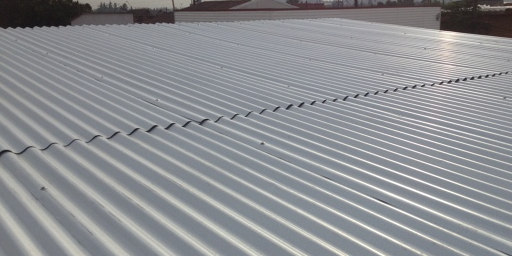
#> input picture Tarea1/techo.png, 512 x 256 px
$ jupyter execute --allow-errors tarea1_alumnos_cython_convolution.ipynb   (shell and % lines are left out)
#> lines starting #> are read from the running program, lines starting #| are printed output that depends on the picture
# Tarea 1: Piramides de gauss y laplace
## Diego Irarrazaval I.

[cell 1]
# El objetivo de esta tarea es:
# 1) Implementar convolucion (usando cython)
# 2) Implementar piramides de Gauss y Laplace
# 3) Implementar reconstruccion de una imagen a partir de las piramides
# 4) Graficar las piramides
#
# Nota: los arreglos (matrices) creados deben ser de tipo np.float32

[cell 2]
# Si se usa colaboratory, esta linea permite subir imagenes a la carpeta del notebook

import os.path
try:
  import google.colab as colab
  IN_COLAB = True
except:
  IN_COLAB = False

# Cargamos los datos solo la primera vez que nos conectamos a la "runtime":
if IN_COLAB:
  if os.path.exists('/content/imagenes_tarea_1_el7008.zip'):
    print("Datos ya descargados")
  else:
    colab.files.upload()
#> the answer given: techo.png
    !unzip /content/imagenes_tarea_1_el7008

[cell 3]
# Mostrar archivos en la carpeta del notebook

[cell 4]
# Para medir tiempo de ejecucion

[cell 5]
# Extensiones

[cell 6]
# Paquetes a ser usados
import numpy as np
import cv2
import cython
import numpy as np
import math
# Este paquete solo se debe usar si se usa colaboratory
from google.colab.patches import cv2_imshow

[cell 7]
# Prueba de la funcion convolution_cython:
originalRGB = cv2.imread('techo.png') #Leer imagen
#> originalRGB is the input picture: shape (256, 512, 3); mean B, G, R 147.1, 143.4, 141.3


if len(originalRGB.shape) == 3:
  original = cv2.cvtColor(originalRGB, cv2.COLOR_BGR2GRAY)
else:
  original = originalRGB

input = np.float32( original )
cv2_imshow(input)
# Convolucion: Prueba con kernel de deteccion de bordes
#kernel = np.float32([[-1, -1, -1],[-1, 8, -1],[-1, -1, -1]])
kernel = np.float32([[-1, 4, 4, -1]])
#> (the rest of this cell did not finish here and is left out)

Comparacion de convolucion 2d de scipy vs la implementada en cython.

[cell 8]
from scipy import signal

[cell 9]
output = signal.convolve2d(input, kernel, mode = 'same', boundary = 'fill', fillvalue = 0)
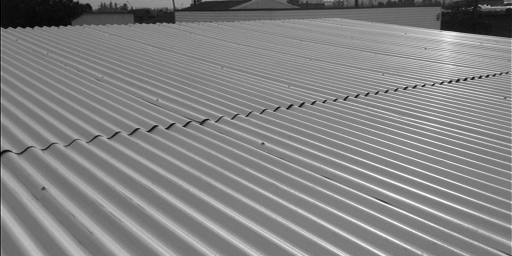
#> output: shape (256, 512) float32; min 79, max 1578, mean 859.1; drawn with min black and max white

#> (a cell that did not finish here is left out)

Formula utilizada para el calculo del Kernel 1D:
\begin{equation}
 G(x,\sigma) \: = \: \frac{1}{\sigma \sqrt{2 \: \pi}} \exp(\tfrac{-x^2}{2 \sigma^2})
\end{equation}

En base a la ecuacion, se calculo el valor para cada pixel del kernel.

Finalmente, segun lo pedido en el enunciado se normaliza el kernel.

[cell 11]
def compute_gauss_horiz(sigma, width):
#> called with sigma = 1, width = 3
	mask = np.zeros([1, width], np.float32)


	coef = 1 / (sigma * np.sqrt(2 * np.pi))

	for i in range(width):
		mask[0][i] = coef * np.exp(- np.square(i - width//2) / (2 * sigma*sigma) )
		# Para debuggear
		#print((i - width//2))

	# normalizamos
	return mask / mask.sum()

[cell 12]
# Compobemos funcionamiento y que efectivamente suma 1 el kernel:
mask = compute_gauss_horiz(sigma = 1, width = 3)
print("mask = ", mask)
print("mask.sum() = ", mask.sum())

[cell 13]
def compute_gauss_vert(sigma, height):
#> called with sigma = 1, height = 3
	mask = np.zeros((height, 1), np.float32)
	# no es necesario implementar nuevamente la exponencial, solo trasponer el resultado
	# de la funcion comute_gauss_horiz
	hor_mask = compute_gauss_horiz(sigma = sigma, width = height)
	for i in range(height):
		mask[i][0] = hor_mask[0][i]
	return mask

[cell 14]
# Comprobemos que funciona bien la funcion:
mask_vert = compute_gauss_vert(1,3)
print("mask = \n", mask_vert)
print("mask.sum() = ", mask_vert.sum())

[cell 15]
def do_blur(input, sigma, height):
	# Obtenemos las mascaras:
	hor_mask = compute_gauss_horiz(sigma, height)
	vert_mask = compute_gauss_vert(sigma, height)
	# Convolucion entre la imagen de entrada "input" y la mascara horizontal
	output = np.float32(convolution_cython(input, hor_mask))

	# Calcular convolucion entre la imagen resultante y la mascara vertical
	result = np.float32(convolution_cython(output, vert_mask) )

	return result

#> (a cell that did not finish here is left out)

[cell 17]
def subsample(input):
	result = np.zeros(shape = [input.shape[0] // 2, input.shape[1] // 2], dtype = np.float32)

	for i in range(result.shape[0]):
		for j in range(result.shape[1]):
			result[i][j] = input[i*2][j*2]
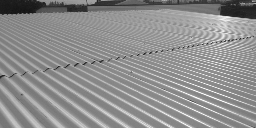
#> result: shape (128, 256) float32; min 19, max 255, mean 143.1

	return result

[cell 18]
# Prueba de la funcion subsample
im_reduced = subsample(input)
print("entrada.shape = ", input.shape)
#| entrada.shape =  (256, 512)
print("Salida.shape = ", im_reduced.shape)
#| Salida.shape =  (128, 256)
cv2_imshow(im_reduced)

[cell 19]
def compute_gauss_pyramid(input, nlevels):
#> called with nlevels = 3
  gausspyramid = []
  current = np.copy(input)
  gausspyramid.append(current)
  for i in range(1,nlevels):
    current = subsample(do_blur(input = gausspyramid[i-1], sigma = 2, height = 7))
    gausspyramid.append(current)
#> after the loop, gausspyramid = 1 item
  return gausspyramid

#> (a cell that did not finish here is left out)

[cell 21]
# [5 lines left out: function show_gauss_pyramid, not called in this run]

#> (a cell that did not finish here is left out)

[cell 23]
# [5 lines left out: function subtract, not called in this run]

[cell 24]
# Probemos la funcion subtract:
input1 = np.copy(input)
#> (the rest of this cell did not finish here and is left out)

sub_result = subtract(input1=input1, input2 = input2)
cv2_imshow(sub_result)

[cell 25]
# [4 lines left out: function add, not called in this run]

#> (a cell that did not finish here is left out)

[cell 27]
# [8 lines left out: function scale_abs, not called in this run]

#> (a cell that did not finish here is left out)

[cell 29]
def compute_laplace_pyramid(input, nlevels):
#> called with nlevels = 3
  gausspyramid = []
  laplacepyramid = []
  current = np.copy(input)
  gausspyramid.append(current)
  for i in range(1, nlevels):
    # Por hacer:
    # 1) Aplicar do_blur( ) a la imagen gausspyramid[i-1], con sigma 2.0 y ancho 7
    blur_im = do_blur(input = gausspyramid[i-1], sigma = 2, height = 7)
    # 2) Guardar en laplacepiramid el resultado de restar gausspyramid[i - 1] y la imagen calculada en (1)
    laplacepyramid.append(np.float32(subtract(input1 = gausspyramid[i-1], input2 = blur_im)))
    # 3) Submuestrear la imagen calculada en (1), guardar el resultado en current
    current = subsample( input = blur_im )
    gausspyramid.append(current)
#> after the loop, gausspyramid = 1 item; laplacepyramid = []
#> this loop made 1 pass
#> vert_mask in do_blur on pass 1: [0.0702, 0.131, 0.191, 0.216, 0.191, 0.131, 0.0702]
  laplacepyramid.append(current)  # Se agrega el ultimo piso de la piramide de Laplace
  return laplacepyramid

$ run again, with Tarea1/frutas.png copied over Tarea1/techo.png
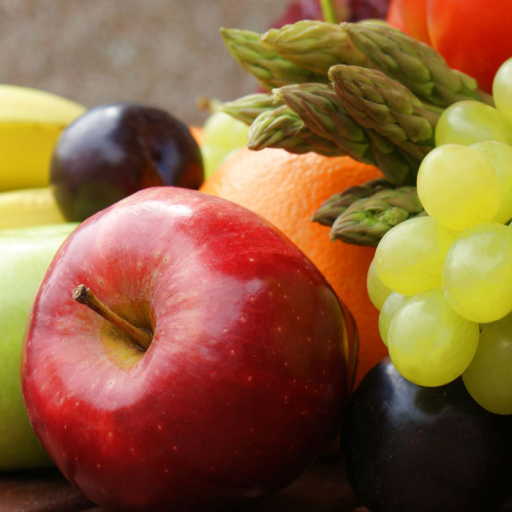
#> input picture Tarea1/frutas.png, 512 x 512 px
#> originalRGB is the input picture: shape (512, 512, 3); mean B, G, R 60.4, 97.5, 139.7
#> `original = cv2.cvtColor(originalRGB, cv2.COLOR_BGR2GRAY)`:
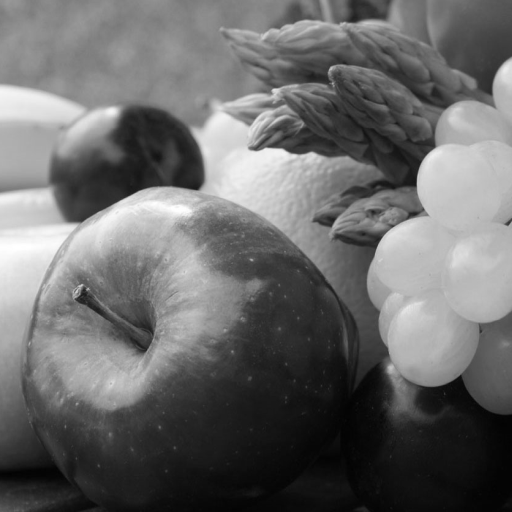
#> original: shape (512, 512); min 2, max 255, mean 105.9
#> `output = signal.convolve2d(input, kernel, mode = 'same', boundary = 'f..`:
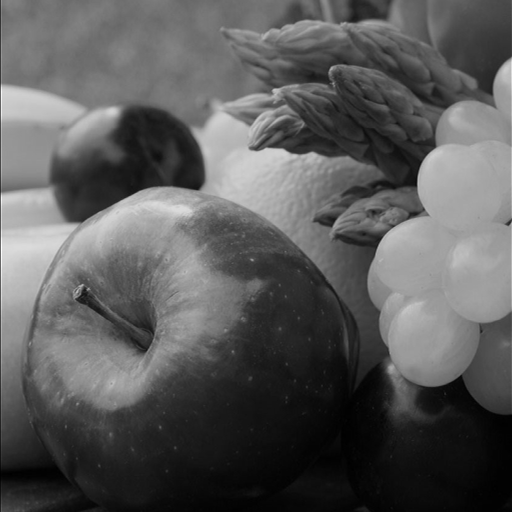
#> output: shape (512, 512) float32; min 8, max 1778, mean 635; drawn with min black and max white
#| entrada.shape =  (512, 512)
#| Salida.shape =  (256, 256)
#> after the loop in compute_gauss_pyramid, `for i in range(1,nlevels):`: gausspyramid = 1 item
#> after the loop in compute_laplace_pyramid, `for i in range(1, nlevels):`: laplacepyramid = []
#> the loop in compute_laplace_pyramid, `for i in range(1, nlevels):` made 1 pass
#> vert_mask in do_blur on pass 1: [0.0702, 0.131, 0.191, 0.216, 0.191, 0.131, 0.0702]
